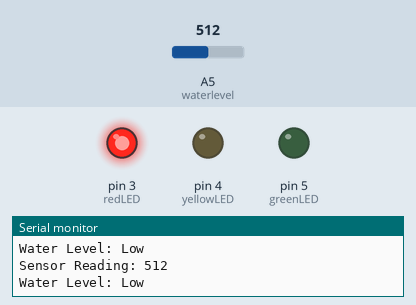
This sketch was run on a simulated Arduino Uno, built with avr-gcc and run on an emulated ATmega328P. On the bench: output pins drawn as LEDs (lit = HIGH), the last lines printed to the serial monitor. The inputs (shaded band) are chosen by the test bench; at power-on: A5 (waterlevel) = 512.

Above: at 1.8 s.
1.9 s: A5 (waterlevel) set to 490
At 2.5 s:
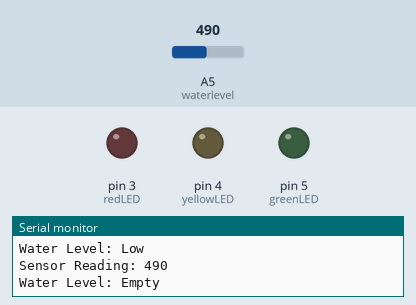
3.5 s: A5 (waterlevel) set to 610
At 5.2 s:
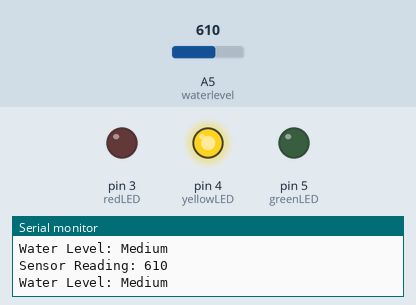
5.5 s: A5 (waterlevel) set to 636
7.2 s: A5 (waterlevel) set to 660
At 8.4 s:
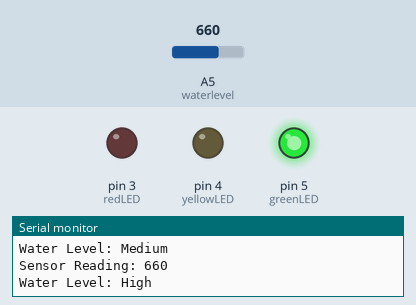
9.5 s: A5 (waterlevel) set to 640
At 11.1 s:
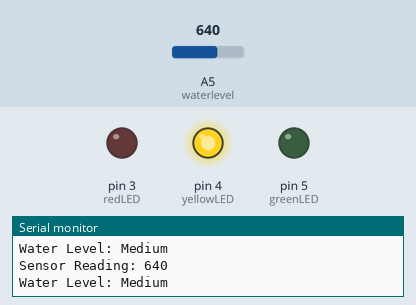
11.5 s: A5 (waterlevel) set to 617
13.2 s: A5 (waterlevel) set to 589
At 14.3 s:
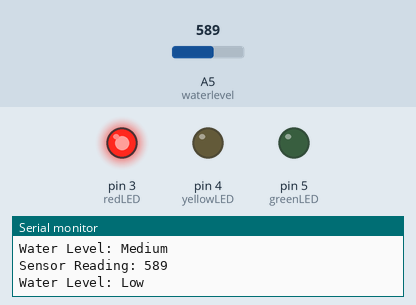
Timing chart, 0 to 16.2 s (numbered marks = the images above; inputs shaded):
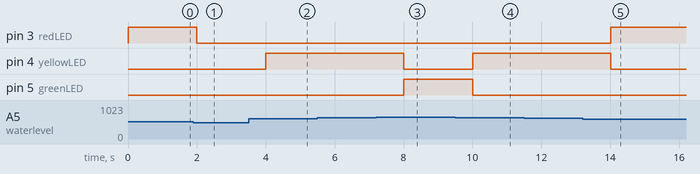

The sketch:

Water_Level_Sensor.ino
```cpp
/*
  Project: Water Level Sensor
  Description:
    - Monitors water level using an analog water sensor connected to A5.
    - Indicates the water level using three LEDs (red, yellow, green).
*/

// Calibration thresholds (adjust based on your sensor and setup)
int lowerThreshold = 600;
int upperThreshold = 650;

// Sensor pin
#define waterlevel A5

// LED pins
int redLED = 3;
int yellowLED = 4;
int greenLED = 5;

void setup() {
  Serial.begin(9600);        // Initialize Serial Monitor
  pinMode(waterlevel, INPUT);

  // Set LED pins as output
  pinMode(redLED, OUTPUT);
  pinMode(yellowLED, OUTPUT);
  pinMode(greenLED, OUTPUT);

  // Turn off all LEDs initially
  digitalWrite(redLED, LOW);
  digitalWrite(yellowLED, LOW);
  digitalWrite(greenLED, LOW);
}

void loop() {
  int level = analogRead(waterlevel);  // Read water level sensor value
  Serial.print("Sensor Reading: ");
  Serial.println(level);

  if (level > 0 && level < 500) {
    Serial.println("Water Level: Empty");
    digitalWrite(redLED, LOW);
    digitalWrite(yellowLED, LOW);
    digitalWrite(greenLED, LOW);
  }
  else if (level > 500 && level <= lowerThreshold) {
    Serial.println("Water Level: Low");
    digitalWrite(redLED, HIGH);
    digitalWrite(yellowLED, LOW);
    digitalWrite(greenLED, LOW);
  }
  else if (level > lowerThreshold && level <= upperThreshold) {
    Serial.println("Water Level: Medium");
    digitalWrite(redLED, LOW);
    digitalWrite(yellowLED, HIGH);
    digitalWrite(greenLED, LOW);
  }
  else if (level > upperThreshold) {
    Serial.println("Water Level: High");
    digitalWrite(redLED, LOW);
    digitalWrite(yellowLED, LOW);
    digitalWrite(greenLED, HIGH);
  }

  delay(1000); // Delay 1 second before next reading
}
```

Measured:
- the behaviour switches between 500 and 499 on A5 (waterlevel) (found by bisection; images 0 and 1)
- the behaviour switches between 650 and 651 on A5 (waterlevel) (found by bisection; images 2 and 3)
- the behaviour switches between 601 and 600 on A5 (waterlevel) (found by bisection; images 4 and 5)
- after the input at 1.9 s, pin 3 (redLED): HIGH → LOW after 0.10 s
- after the input at 3.5 s, pin 4 (yellowLED): LOW → HIGH after 0.50 s
- after the input at 7.2 s, pin 4 (yellowLED): HIGH → LOW after 0.81 s; pin 5 (greenLED): LOW → HIGH after 0.81 s
- after the input at 9.5 s, pin 4 (yellowLED): LOW → HIGH after 0.51 s; pin 5 (greenLED): HIGH → LOW after 0.51 s
- after the input at 13.2 s, pin 3 (redLED): LOW → HIGH after 0.81 s; pin 4 (yellowLED): HIGH → LOW after 0.81 s
